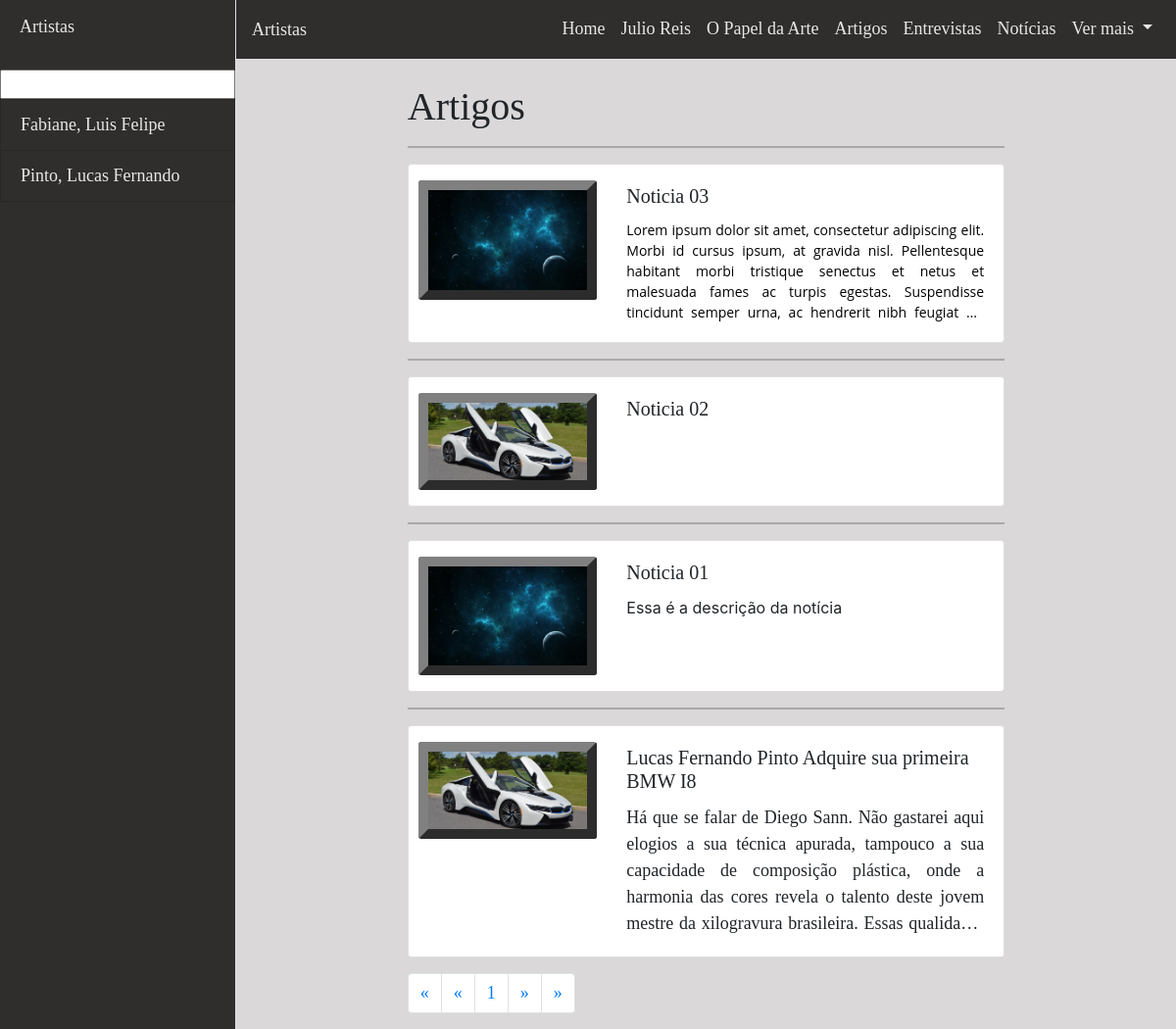
Page /Artigos on the committed database.
### core/models.py (models this page shows, shortened)
class Artista(models.Model):
    art_nome = models.CharField("Nome do artista", max_length=100)
    art_sobrenome = models.CharField("Sobrenome do artista:", max_length=100)
    art_imagem = models.ImageField("Imagem do artista:", upload_to='Artistas')
    art_desc = models.TextField("Texto descritivo:", blank=True, null=True)
    art_nascimento = models.IntegerField("Ano de nascimento", null=True)
    art_morte = models.IntegerField("Ano de falecimento", null=True)
    class Meta:
        db_table = 'artista'

class Noticia(models.Model):
    OPTIONS = (
        ('N', 'Notícia'),
        ('A', 'Artigo'),
        ('E', 'Entrevista'),
    )
    not_nome = models.CharField("Nome da publicação:", max_length=100)
    not_tipo = models.CharField("Tipo da publicação:", max_length=1, choices=OPTIONS)
    not_desc = models.TextField("Faça a descrição da sua publicação:")
    not_imagem = models.ImageField("Selecione a imagem da publicação:", upload_to='Artigos')
    not_publi = models.DateField("Data de publicação")
    objects = NoticiaManager()
    class Meta:
        db_table = 'noticias'

### core/views.py (the view)
# urls.py: path('Artigos', views.artigos),
def artigos(request):
    pagina = request.GET.get('p', None)
    nPaginas = len(Noticia.objects.filter(not_tipo='A')) / 4
    nPaginas = round(nPaginas+0.4)
    if (pagina):
        try:
            pagina = int(pagina)
        except:
            pagina = 1
    else:
        pagina = 1
    ordem = request.GET.get('ordenar_por', None)
    offset = 0
    limit = 0
    if (pagina > 1):
        offset = (pagina - 1) * 4
        limit = pagina * 4
    else:
        pagina = 1
        offset = 0
        limit = 4
    dados = {'artista': Artista.objects.all().order_by('art_sobrenome')[0:15],
             'noticias': Noticia.objects.filter(not_tipo='A').order_by('-not_publi')[offset:limit],
             'nPaginas': nPaginas,
             'paginaAtual': pagina}
    return render(request, 'artigos.html', dados)

### templates/artigos.html (shortened to what this page needs)
    {% extends 'modelo.html' %}
    {% block content %}
    <div class="container-fluid">
        <div class="row h-100">
            <div class="col-sm-2"></div>
            <div class="col-sm-8" id="corpo">
                <h1>
                    Artigos
                </h1>
                {% for artigo in noticias %}
                    <hr>
                    <div class="card mb-3">
                      <div class="row no-gutters">
                        <div class="col-sm-4 my-3" style="padding-left:10px;padding-right:10px;">
                          <img src="{{ artigo.not_imagem.url }}" class="card-img" alt="Imagem da {{ artigo.not_nome }}">
                        </div>
                        <div class="col-sm-8">
                          <div class="card-body">
                            <h5 class="card-title">{{ artigo.not_nome }}</h5>
                            <div class="card-text" style="overflow: hidden; text-overflow: ellipsis; display: -webkit-box; -webkit-line-clamp: 5; -webkit-box-orient: vertical;">{{ artigo.not_desc | safe }}</div>
                          </div>
                        </div>
                      </div>
                    </div>
                {% endfor %}
                <div style="text-align: center;">
                  <ul class="pagination">
                    <li class="page-item">
                      <a class="page-link" aria-label="Primeira" onclick="primeiraPagina()">
                        <span aria-hidden="true">&laquo;</span>
                      </a>
                    </li>
                    <li class="page-item">
                      <a class="page-link" aria-label="Anterior" onclick="mudaPagina(-1)">
                        <span aria-hidden="true">&laquo;</span>
                      </a>
                    </li>
                    <li class="page-item"><a class="page-link" href="#">{{ paginaAtual }}</a></li>
                    <li class="page-item">
                      <a class="page-link" aria-label="Próximo" onclick="mudaPagina(1)">
                        <span aria-hidden="true">&raquo;</span>
                      </a>
                    </li>
                    <li class="page-item">
                      <a class="page-link" aria-label="Último" onclick="ultimaPagina({{ nPaginas }})">
                        <span aria-hidden="true">&raquo;</span>
                      </a>
                    </li>
                  </ul>
                </div>
            </div>
        </div>
    </div>
    {% endblock %}

### templates/modelo.html (shortened to what this page needs)
<!DOCTYPE html>
<html lang="en">
<head>
  {% load static %}
  <link href="https://cdn.jsdelivr.net/npm/bootstrap@5.0.0-beta2/dist/css/bootstrap.min.css" rel="stylesheet"
>
  <link rel="stylesheet" type="text/css" href="{% static 'css/Estilo.css' %}">
  <link href="{% static 'css/bootstrap.min.css' %}" rel="stylesheet">
</head>
<body>
  <div class="d-flex h-100" id="wrapper">
    <div class="border-right" id="sidebar-wrapper">
      <div class="sidebar-heading">
        <p>Artistas
        </p>
      </div>
      <div class="list-group list-group-flush" id="esquerda">
            <input type="text" id="busca" autocomplete="off">
        <div id="artistas">
          {% for artistas in artista %}
            <a href="/Artistas/{{ artistas.art_sobrenome }}" class="list-group-item list-group-item-action">{{ artistas.art_sobrenome }}, {{ artistas.art_nome }}</a>
          {% endfor %}
        </div>
      </div>
    </div>
    <div id="page-content-wrapper">
      <nav class="navbar navbar-expand-lg border-bottom">
        <a id="menu-toggle">Artistas</a>
        <div class="collapse navbar-collapse" id="navbarSupportedContent">
          <ul class="navbar-nav ml-auto mt-2 mt-lg-0">
            <li class="nav-item active">
              <a class="nav-link" href="/">Home <span class="sr-only">(current)</span></a>
            </li>
            <li class="nav-item">
              <a class="nav-link" href="/Julio-Reis">Julio Reis</a>
            </li>
            <li class="nav-item">
              <a class="nav-link" href="/O-Papel-da-Arte">O Papel da Arte</a>
            </li>
            <li class="nav-item">
              <a class="nav-link" href="/Artigos">Artigos</a>
            </li>
            <li class="nav-item">
              <a class="nav-link" href="/Entrevistas">Entrevistas</a>
            </li>
            <li class="nav-item">
              <a class="nav-link" href="/Noticias">Notícias</a>
            </li>
            <li class="nav-item dropdown">
              <a class="nav-link dropdown-toggle" href="#" id="navbarDropdown" role="button" data-toggle="dropdown"
                aria-haspopup="true" aria-expanded="false">
                Ver mais
              </a>
            </li>
          </ul>
        </div>
      </nav>
      <br>
      {% block content %}
      {% endblock %}
    </div>
  </div>
</body>
</html>

### static/css/Estilo.css (style rules this page uses)
p { text-align:justify; }
p, h1, h2, h3, h4, h5, h5, span, a { font-family: roboto-light; font-size: 18px; }
#wrapper { overflow-x: hidden; }
#sidebar-wrapper { min-height: 100vh; margin-left: -15rem; -webkit-transition: margin .25s ease-out; -moz-transition: margin .25s ease-out; -o-transition: margin .25s ease-out; transition: margin .25s ease-out; background-color: rgb(48, 45, 45); color:rgb(233, 231, 231); }
#sidebar-wrapper .sidebar-heading { padding: 0.875rem 1.25rem; font-size: 1.2rem; }
#sidebar-wrapper .list-group { width: 15rem; }
#page-content-wrapper { min-width: 100vw; }
nav { background-color: rgb(48, 45, 45); }
#menu-toggle { color:rgb(233, 231, 231); cursor: pointer; }
.nav-item a { color:rgb(233, 231, 231); border-bottom: solid 1px; border-color: rgb(48, 45, 45); display: inline-block; }
@media (min-width: 768px) { #sidebar-wrapper { margin-left: 0; } }
@media (min-width: 768px) { #page-content-wrapper { min-width: 0; width: 100%; background-color: rgb(218, 216, 216); } }
#esquerda a { color:rgb(233, 231, 231); background-color: rgb(48, 45, 45); }
.card { max-width: 100%; }
.page-link { color:rgb(48, 45, 45); }
html,body { background-color: rgb(218, 216, 216); }
html img { border: 10px outset #808080; }

### rows in the picture
Artista: art_sobrenome "Fabiane", art_nome "Luis Felipe"
Artista: art_sobrenome "Pinto", art_nome "Lucas Fernando"
Noticia: not_imagem (picture), not_nome "Noticia 03", not_desc "Lorem ipsum dolor sit amet, consectetur adipiscing elit. Morbi id cursus ipsum, at gravida nisl. Pellentesque habitant morbi tristique senectus et netus et malesuada fames ac turpis egestas. Suspendisse tincidunt semper urna, ac hendrerit nibh feugiat…"
Noticia: not_imagem (picture), not_nome "Noticia 02"
Noticia: not_imagem (picture), not_nome "Noticia 01", not_desc "Essa é a descrição da notícia"
Noticia: not_imagem (picture), not_nome "Lucas Fernando Pinto Adquire sua primeira BMW I8", not_desc "Há que se falar de Diego Sann. Não gastarei aqui elogios a sua técnica apurada, tampouco a sua capacidade de composição plástica, onde a harmonia das cores revela o talento deste jovem mestre da xilogravura brasileira. Essas…"

### other values in the picture
{{ paginaAtual }} "1"
